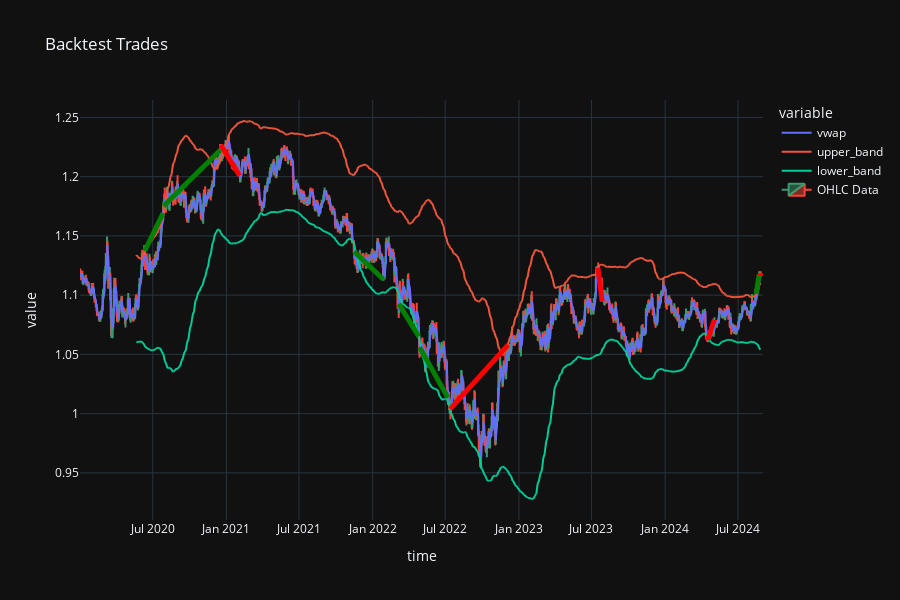

The notebook cell saved with this chart:
### Code cell
backtest_fig = bt.visualize_backtest(indicators=['vwap', 'upper_band', 'lower_band'])
backtest_fig

### Figure 1 — Plotly figure (JSON) as saved in the notebook; plotly's stock layout.template omitted (floating-point values rounded to 4 significant figures; data arrays with more than 128 entries replaced by an {"elided": "..."} marker saying what was removed)
{"data": [{"hovertemplate": "variable=vwap<br>time=%{x}<br>value=%{y}<extra></extra>", "legendgroup": "vwap", "line": {"color": "#636efa", "dash": "solid"}, "marker": {"symbol": "circle"}, "mode": "lines", "name": "vwap", "showlegend": true, "x": {"elided": "1208 str values"}, "xaxis": "x", "y": {"elided": "1208 float values"}, "yaxis": "y", "type": "scattergl"}, {"hovertemplate": "variable=upper_band<br>time=%{x}<br>value=%{y}<extra></extra>", "legendgroup": "upper_band", "line": {"color": "#EF553B", "dash": "solid"}, "marker": {"symbol": "circle"}, "mode": "lines", "name": "upper_band", "showlegend": true, "x": {"elided": "1208 str values"}, "xaxis": "x", "y": {"elided": "1208 float values"}, "yaxis": "y", "type": "scattergl"}, {"hovertemplate": "variable=lower_band<br>time=%{x}<br>value=%{y}<extra></extra>", "legendgroup": "lower_band", "line": {"color": "#00cc96", "dash": "solid"}, "marker": {"symbol": "circle"}, "mode": "lines", "name": "lower_band", "showlegend": true, "x": {"elided": "1208 str values"}, "xaxis": "x", "y": {"elided": "1208 float values"}, "yaxis": "y", "type": "scattergl"}, {"close": {"elided": "1208 float values"}, "high": {"elided": "1208 float values"}, "low": {"elided": "1208 float values"}, "name": "OHLC Data", "open": {"elided": "1208 float values"}, "x": {"elided": "1208 str values"}, "type": "candlestick"}], "layout": {"xaxis": {"anchor": "y", "domain": [0.0, 1.0], "title": {"text": "time"}, "rangeslider": {"visible": false}}, "yaxis": {"anchor": "x", "domain": [0.0, 1.0], "title": {"text": "value"}}, "legend": {"title": {"text": "variable"}, "tracegroupgap": 0}, "title": {"text": "Backtest Trades"}, "height": 600, "shapes": [{"line": {"color": "green", "width": 5}, "type": "line", "x0": "2020-06-11T00:00:00", "x1": "2020-07-27T00:00:00", "y0": 1.137, "y1": 1.169}, {"line": {"color": "green", "width": 5}, "type": "line", "x0": "2020-07-28T00:00:00", "x1": "2020-12-17T00:00:00", "y0": 1.175, "y1": 1.222}, {"line": {"color": "red", "width": 5}, "type": "line", "x0": "2020-12-18T00:00:00", "x1": "2021-02-03T00:00:00", "y0": 1.227, "y1": 1.201}, {"line": {"color": "green", "width": 5}, "type": "line", "x0": "2021-11-16T00:00:00", "x1": "2022-01-28T00:00:00", "y0": 1.137, "y1": 1.113}, {"line": {"color": "green", "width": 5}, "type": "line", "x0": "2022-03-07T00:00:00", "x1": "2022-04-26T00:00:00", "y0": 1.093, "y1": 1.065}, {"line": {"color": "green", "width": 5}, "type": "line", "x0": "2022-04-28T00:00:00", "x1": "2022-07-08T00:00:00", "y0": 1.056, "y1": 1.013}, {"line": {"color": "red", "width": 5}, "type": "line", "x0": "2022-07-13T00:00:00", "x1": "2022-12-05T00:00:00", "y0": 1.004, "y1": 1.058}, {"line": {"color": "red", "width": 5}, "type": "line", "x0": "2023-07-17T00:00:00", "x1": "2023-07-28T00:00:00", "y0": 1.123, "y1": 1.095}, {"line": {"color": "red", "width": 5}, "type": "line", "x0": "2024-04-16T00:00:00", "x1": "2024-05-03T00:00:00", "y0": 1.062, "y1": 1.079}, {"line": {"color": "green", "width": 5}, "type": "line", "x0": "2024-08-15T00:00:00", "x1": "2024-08-23T00:00:00", "y0": 1.101, "y1": 1.118}, {"line": {"color": "red", "width": 5}, "type": "line", "x0": "2024-08-26T00:00:00", "x1": "2024-08-26T00:00:00", "y0": 1.119, "y1": 1.116}]}}
